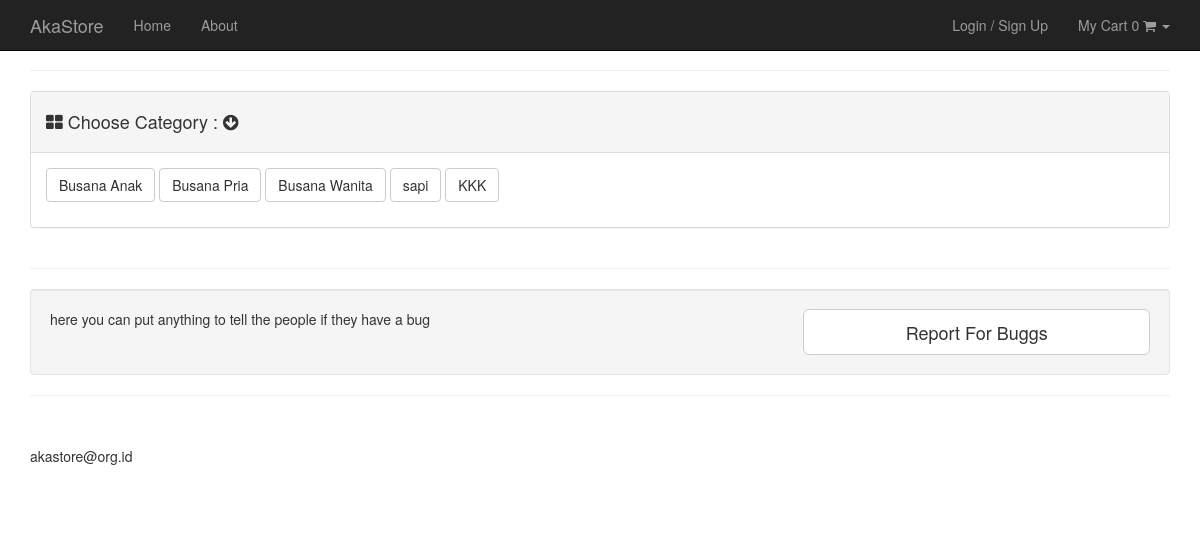
Screenshot of /home/showme/2 with the database file from the repository.
### tables this page shows
CREATE TABLE IF NOT EXISTS `all_settings` (
`all_id` int(3) NOT NULL,
  `all_name_settings` varchar(60) NOT NULL,
  `all_value_settings` varchar(60) NOT NULL
);

CREATE TABLE IF NOT EXISTS `category` (
`id_category` int(11) NOT NULL,
  `category_name` varchar(250) NOT NULL
);

### application/controllers/home.php (called while the page is built, shortened)
<?php
class Home extends CI_Controller {
	public function __construct ()
	{
		$this->load->model('model_products');
		$this->load->model('model_settings');
	}
	public function showme($pro_name)
	{
			$data['get_sitename'] = $this->model_settings->sitename_settings();
			$data['get_footer'] = $this->model_settings->footer_settings();
			$data['starts'] 		= $this->model_products->category();
			$data['comes'] = $this->model_products->showme($pro_name);
			$this->load->view('this_products',$data);
	}
}

### index.php (called while the page is built, shortened)
<?php
require_once BASEPATH.'core/CodeIgniter.php';

### application/models/model_settings.php (called while the page is built, shortened)
<?php
class Model_settings extends CI_Model {
		public function sitename_settings()
		{
			$query = $this->db->query('SELECT  * FROM all_settings WHERE all_name_settings = "site_name"');
			return $query->result();
		}
		public function footer_settings()
		{
			$query = $this->db->query('SELECT  * FROM all_settings WHERE all_name_settings = "footer"');
			return $query->result();
		}
}

### application/models/model_products.php (called while the page is built, shortened)
<?php
class Model_products extends CI_Model {
	public function category(){
		return $this->db->get('category')->result_array();
	}
}

### application/views/layout/product_menu.php (the view)
<div class="row">
          <div class="col-lg-12">
           <hr>
          </div>
          <div class="col-md-12">
              <div class="panel panel-default">
                  <div class="panel-heading">
                      <h4><i class="fa fa-th-large"></i> Choose Category : <i class="fa fa-arrow-circle-down"></i> </h4>
                  </div>
                  <div class="panel-body">
                      <p>
					<?php foreach ($starts as $start ) :?>
						<?=  anchor('home/showme/'.$start['id_category'],$start['category_name'],['class'=>'btn btn-default']) ?>
                          <?php endforeach; ?>
                      </p>
                  </div>
              </div>
          </div>
      </div>

### application/views/layout/navigation.php (shortened to what this page needs)
<nav class="navbar navbar-inverse navbar-fixed-top" role="navigation">
			<div class="container">
				<div class="navbar-header">
					<a class="navbar-brand" href="<?php echo base_url(); ?>"><?php foreach($get_sitename as $sitename):?><?=  $sitename->all_value_settings;?><?php endforeach;?></a>
				</div>
				<div class="collapse navbar-collapse" id="bs-example-navbar-collapse-1">
					<ul class="nav navbar-nav navbar-left">
						<li>
							<a href="<?php echo base_url(); ?>">Home</a>
						</li>
						<li>
							<a href="">About</a>
						</li>
					</ul>
					<ul class="nav navbar-nav navbar-right">
						<?php if ($this->session->userdata('username')): ?>
						<li>
							<?php echo ('<a>'.'You Are : '.$this->session->userdata('username').'</a>'); ?>
						</li>
						<li>
							<?php echo anchor('logout','Logout');?>
							<?php else:?>
						<li>
							<?php echo anchor('login','Login / Sign Up');?>
							<?php endif;?>
						</li>
						<?php  if($this->session->userdata('group')	!=	'1'  and $this->session->userdata('group')	!=	'2' ): ?>
						<li class="dropdown">
							<a href="#" class="dropdown-toggle" data-toggle="dropdown"> My Cart <?= $this->cart->total_items(); ?> <i class="fa fa-shopping-cart"> </i> <b class="caret"> </b></a>
						</li>
						<?php endif;?>
					</ul>
				</div>
			</div>
		</nav>

### application/views/layout/footer.php
<footer>
          <div class="row">
              <div class="col-lg-12">
                  <p><?php foreach($get_footer as $footer):?><?=  $footer->all_value_settings;?><?php endforeach;?></p>
              </div>
          </div>
      </footer>

### assets/css/modern-business.css (style rules this page uses)
html, body { height: 100%; }
body { padding-top: 50px; }
footer { margin: 50px 0; }

### rows the page displays
all_settings: all_value_settings "AkaStore"
category: id_category+category_name "Busana Anak"
category: id_category+category_name "Busana Pria"
category: id_category+category_name "Busana Wanita"
category: id_category+category_name "sapi"
category: id_category+category_name "KKK"
all_settings: all_value_settings "akastore@org.id"

### other values shown
anchor('login','Login / Sign Up') "Login / Sign Up"
$this->cart->total_items() "0"
